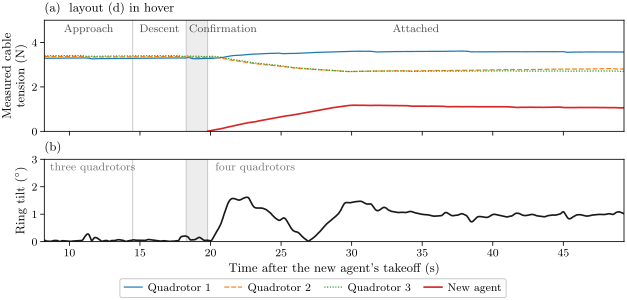

This figure's Python source:
#!/usr/bin/env python3
"""Attachment of the new agent in simulation (fig:res_join_sim; Wesley 9 Nov: draw the pending figure from a final run).

The one sentence: the collaborator's controller brings the new agent down onto its plate, the confirmation passes 1.5 s
after the contact, and the planner adds the fourth quadrotor, whose measured cable tension then rises while the others
share the change, with the ring within about 2 deg of level.
Hero (Wesley 9 Nov: (a) the measured tension of each of the four quadrotors, (b) the ring's tilt; the magnet-to-plate
panels dropped): (a) measured cable tension = drone mass x |the cable acceleration each tracker feeds forward|
(cable_source mocap, 0.2 s mean, as fig_release_rig), the new agent's only from the attachment (before it the
collaborator's controller flies it and its tracker measures no tension); (b) the ring's tilt with the number of
quadrotors the planner flies. One time axis from the new agent's takeoff, the collaborator's phases as light bands named
once on top.
Left out: the new agent's takeoff and transit (the window starts at its approach), the landing (the window ends 20 s
after the blend, before LAND; Q011's re-fly holds 30 s after the weld).
Data: RUN (default R4227, fri30_sq6b_m2a, layout (d) on Setup 3's ring, F097/F098; was R4106 on the 1.15 kg ring):
run.csv (payload_tilt_deg), events.csv (PHASE:*, CONTACT, WELD, LAND), the trackers' logs (acx/acy/acz, sim_time on the
run clock by the manifest's t_ready_sim), the planner log's n (as fig_s8_chain).
"""
import glob
import json
import os
import sys

import numpy as np
import pandas as pd

HERE = os.path.dirname(os.path.abspath(__file__))
sys.path.insert(0, HERE)
import review_style as S  # noqa: E402

S.HERE = HERE
RUN = os.environ.get('MDC_JOIN_RUN', 'R4227')  # Q011: Setup 3's ring, LAND 30 s after the weld (was R4106, 1.15 kg)
MASS = 0.55
SMOOTH_S = 0.2
NEW_ID = 3                          # the new agent (QUAD4 is drone 3)


def run_dir(rid):
    (d,) = glob.glob(os.path.join(S.REPO, 'results', '2026-11-0*', f'{rid}_*'))
    return d


def main():
    d = run_dir(RUN)
    r = pd.read_csv(os.path.join(d, 'logs', 'run.csv'), usecols=['t', 'payload_tilt_deg']).drop_duplicates('t')
    ev = pd.read_csv(os.path.join(d, 'logs', 'events.csv'))
    ev = ev[pd.to_numeric(ev.sim_time, errors='coerce').notna()].copy()
    ev['sim_time'] = ev.sim_time.astype(float)

    def at(name):
        return float(ev.loc[ev.event == name, 'sim_time'].iloc[0])

    t0 = at('PHASE:TAKEOFF')                     # the new agent's takeoff
    phases = [('Approach', at('PHASE:APPROACH_ABOVE_TARGET')), ('Descent', at('PHASE:DESCEND_TO_ATTACHMENT')),
              ('Confirmation', at('CONTACT')), ('Attached', at('WELD'))]
    t_land = at('LAND')
    t_contact, t_weld = at('CONTACT') - t0, at('WELD') - t0
    t_ready = float(json.load(open(os.path.join(d, 'manifest.json')))['t_ready_sim'])
    (pf,) = glob.glob(os.path.join(d, 'logs', 'dissipative_planner', '*', 'log.csv'))
    pl = pd.read_csv(pf, usecols=['sim_time', 'n'])
    t_n4 = float((pl.sim_time - t_ready)[pl.n >= 4].iloc[0]) - t0
    # the window ends 20 s after the blend (attach_traj_hold_s 10 s), before LAND (Wesley 9 Nov: the steady state, no landing)
    w0, w1 = phases[0][1] - t0, min(t_land - t0 - 0.5, t_weld + 30.0)
    if w1 < t_weld + 25.0:
        print(f'WARNING: LAND at +{t_land - t0:.1f} s, only {w1 - t_weld:.1f} s after the weld: no steady state in this run')

    S.setup()
    fig = S.figure('full', 3.0)
    a, c = fig.subplots(2, 1, sharex=True, gridspec_kw={'height_ratios': [1.35, 1.0]})
    edges = [p[1] - t0 for p in phases] + [w1]
    for ax in (a, c):
        ax.axvspan(t_contact, t_weld, color=S.FILL, lw=0, zorder=0)
        for te in edges[1:-1]:
            ax.axvline(te, color=S.LIGHT, lw=0.6, zorder=0)
    for k, (name, _) in enumerate(phases):
        narrow = name == 'Confirmation'                  # 1.5 s wide: its name starts at the band instead
        a.annotate(name, xy=(edges[k] if narrow else 0.5 * (edges[k] + edges[k + 1]), 1.0),
                   xycoords=('data', 'axes fraction'), xytext=(2 if narrow else 0, -3), textcoords='offset points',
                   ha='left' if narrow else 'center', va='top', fontsize=8, color='0.3')

    lines, labels = [], []
    for f in sorted(glob.glob(os.path.join(d, 'logs', 'tracker', 'drone*', 'log.csv'))):
        k = int(os.path.basename(os.path.dirname(f))[5])
        tr = pd.read_csv(f, usecols=['sim_time', 'acx', 'acy', 'acz'])
        tt = tr.sim_time.to_numpy(float) - t_ready - t0
        ten = MASS * np.sqrt(tr.acx ** 2 + tr.acy ** 2 + tr.acz ** 2).to_numpy(float)
        dt = np.nanmedian(np.diff(tt))
        ten = pd.Series(ten).rolling(max(1, int(round(SMOOTH_S / dt))), center=True, min_periods=1).mean().to_numpy()
        m = (tt >= max(w0, t_weld if k == NEW_ID else w0)) & (tt <= w1)
        line, = a.plot(tt[m], ten[m], color=S.ps.drone_colour(k), lw=S.LW_HERO if k == NEW_ID else S.LW_CTX + 0.2,
                       ls={1: (0, (4, 1.5)), 2: (0, (1, 1.2))}.get(k, '-'))     # a second cue for greyscale print
        lines.append(line)
        labels.append('New agent' if k == NEW_ID else f'Quadrotor {k + 1}')
        print(f'drone {k}: tension at the weld {np.interp(t_weld, tt, ten):.2f} N, at LAND {np.interp(w1, tt, ten):.2f} N')
    a.set_ylabel('Measured cable\ntension (N)')
    a.set_ylim(0, 5)                                     # room for the phase names inside the top
    a.set_yticks([0, 2, 4])

    m = (r.t - t0 >= w0) & (r.t - t0 <= w1)
    t = r.t[m].to_numpy() - t0
    tilt = r.payload_tilt_deg[m].to_numpy()
    after = t >= t_weld
    print(f'takeoff {t0:.2f}; contact +{t_contact:.2f}, weld +{t_weld:.2f}, planner n=4 +{t_n4:.2f}, LAND +{w1:.2f}; '
          f'tilt before {tilt[~after].max():.2f}, after peak {tilt[after].max():.2f} deg')
    c.plot(t, tilt, color=S.INK, lw=S.LW_HERO)
    c.set_ylabel(r'Ring tilt ($^\circ$)')
    top = max(2.5, float(np.ceil(tilt.max() + 0.6)))
    c.set_ylim(0, top)
    c.annotate('three quadrotors', xy=(w0 + 0.4, top - 0.3), fontsize=8, color=S.GREY, ha='left', va='center')
    c.annotate('four quadrotors', xy=(t_n4 + 0.4, top - 0.3), fontsize=8, color=S.GREY, ha='left', va='center')
    c.set_xlim(w0, w1)
    c.set_xticks([x for x in range(5, int(w1) + 1, 5) if x >= w0])
    c.set_xlabel("Time after the new agent's takeoff (s)")
    S.panel(a, 'a', 'layout (d) in hover')
    S.panel(c, 'b')
    fig.align_ylabels((a, c))
    order = sorted(range(len(lines)), key=lambda i: (labels[i] == 'New agent', labels[i]))
    S.ps.legend_below(fig, [lines[i] for i in order], [labels[i] for i in order], ncol=4)
    S.save(fig, 'fig_join_sim')


if __name__ == '__main__':
    main()
